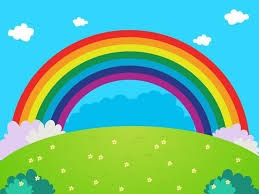
#> input picture TEMA 3/ACTIVIDAD 5 - TEMA 3/image.png, 259 x 194 px
$ jupyter execute Ej5.ipynb
#> lines starting #> are read from the running program, lines starting #| are printed output that depends on the picture; after the words box and inside, x2 and y2 are one past the last pixel; in counts of white or black regions, pixels touching at a corner belong together
#> further down, imagen is the input picture: shape (194, 259, 3); mean B, G, R 147.9, 186.3, 105.8
[cell 1]
import cv2
import numpy as np
import matplotlib.pyplot as plt
from skimage import measure

def contar_colorear(imagen):
    gray = cv2.cvtColor(imagen, cv2.COLOR_BGR2GRAY)
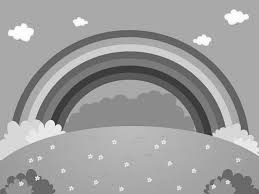
#> gray: shape (194, 259); min 37, max 255, mean 157.9

    _, binarizado = cv2.threshold(gray, 127, 255, cv2.THRESH_BINARY)
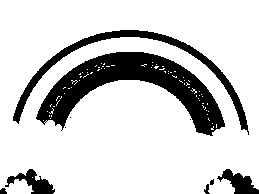
#> binarizado: shape (194, 259); 81.3% white; 10 black regions (4 under 20 px), largest, box (x1, y1, x2, y2) and area: (36, 52, 225, 136) 6053, (13, 30, 249, 135) 2236, (5, 169, 55, 194) 521, (217, 169, 259, 194) 508, (204, 184, 210, 194) 34, (0, 188, 7, 194) 33

    etiquetas = measure.label(binarizado, connectivity=2)
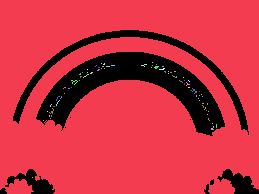
#> etiquetas: shape (194, 259) int64; 77 distinct labels, from 0 to 76; one colour per label, 0 black
    num_objetos = np.max(etiquetas)
#> num_objetos = 76

    colores = np.random.randint(0, 255, size=(num_objetos + 1, 3), dtype=np.uint8)
#> colores = 77 rows, first 8: [172, 10, 127], [140, 47, 170], [196, 151, 117], [166, 22, 183], [192, 204, 33], [216, 67, 179], [78, 154, 251], [82, 162, 219]
    color_etiquetas = colores[etiquetas]
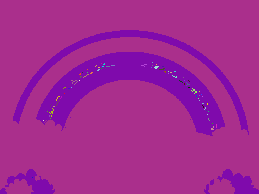
#> color_etiquetas: shape (194, 259, 3); mean of channels 0, 1, 2 145.9, 40.4, 161.8; drawn as B, G, R

    return num_objetos, color_etiquetas


imagen = cv2.imread('image.png')

cantidad, colorizado = contar_colorear(imagen)
#> cantidad = 76

plt.figure(figsize=(12, 6))

plt.subplot(121)
plt.imshow(cv2.cvtColor(imagen, cv2.COLOR_BGR2RGB))
plt.title('Imagen Original')

plt.subplot(122)
plt.imshow(colorizado)
plt.title(f'Objetos detectados: {cantidad}')

plt.tight_layout()
plt.show()
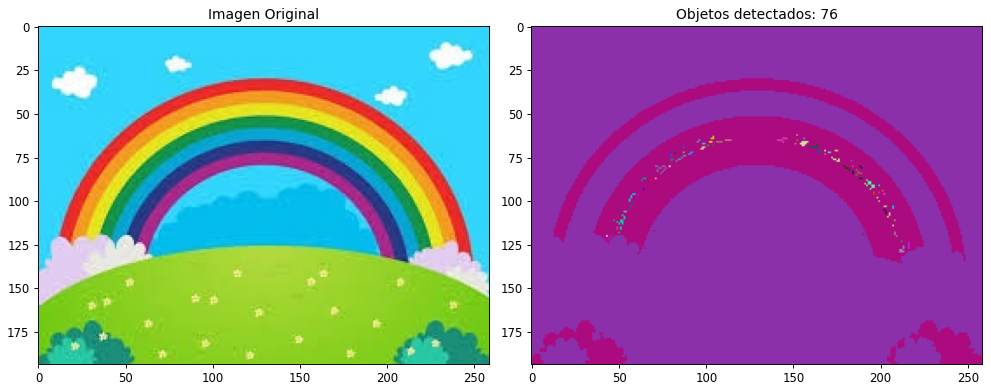
#> figure drawn by matplotlib, 2 panels
